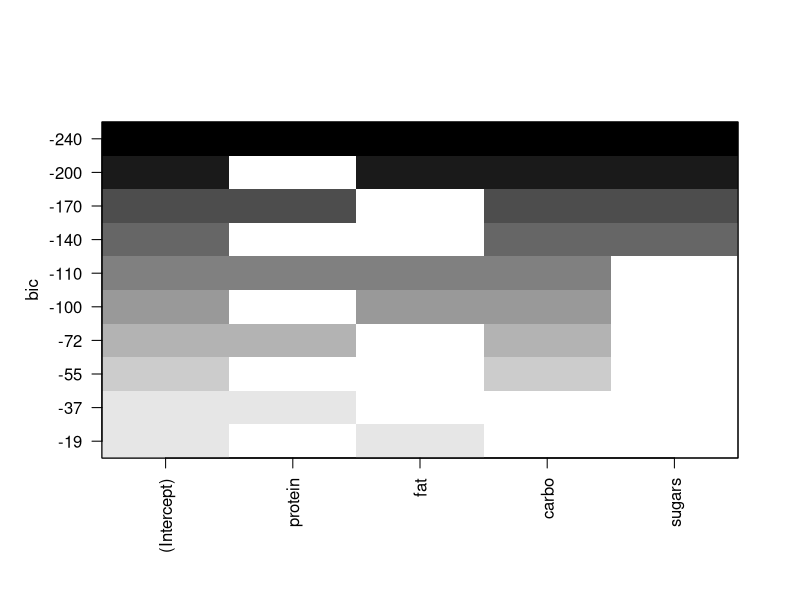

Write R code to recreate this figure.
# -------------------------------------------------------------------------
# Book         Basic Elements of Computational Statistics
# -------------------------------------------------------------------------
# Quantlet     BCS_MLRleaps.r
# -------------------------------------------------------------------------
# See_also    BCS_MLRdiagnostic
#
# -------------------------------------------------------------------------
# Macro 
# -------------------------------------------------------------------------
# Input 
# none
# -------------------------------------------------------------------------
# Output 
# Plot of number of explanatory variables against R squared.
# -------------------------------------------------------------------------
# Description: Perform stepwise regression on all subsets to compare the values
# of R squared for all combinations of explanatory variables. All combinations
# with R squared &gt;0.7 are shown in a plot of R squared against subsample size.
# 
# -------------------------------------------------------------------------
# Key_words: linear regression, variable selection
# 
# -------------------------------------------------------------------------
#   Author       
# Anastasija Tetereva
# -------------------------------------------------------------------------


#install.packages("MASS") # install package to get dataset
data( UScereal , package = "MASS") # load the dataset

fit = lm(calories ~ protein + fat + carbo + sugars, data = UScereal)
# fit the regression model

install.packages("leaps") # install package for regsubsets function
library("leaps") # load the library for regsubsets function
subset = regsubsets(calories ~ protein + fat + carbo + sugars, data = UScereal, nbest = 3)
# fit lm to all possible regresiion subsets

#pdf("../BCS_MLRleaps.pdf", width = 8, height = 8)
plot(subset)
# dev.off()
